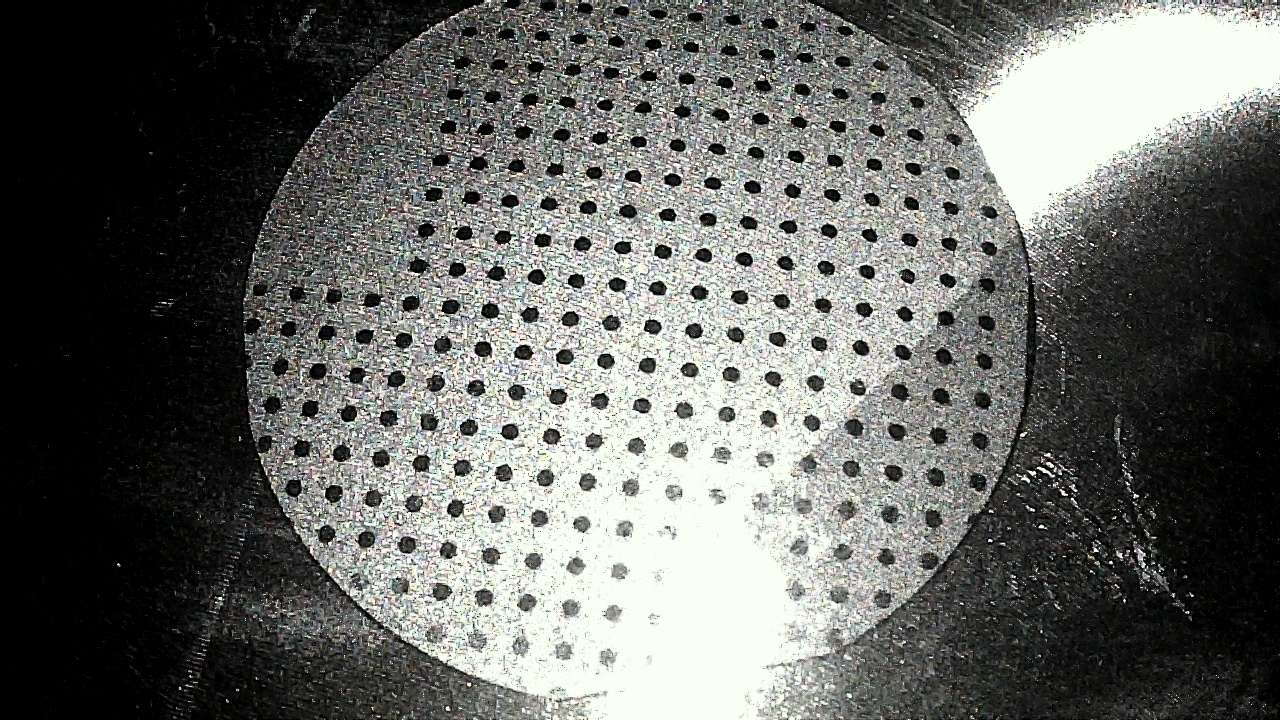
#> input picture frame.jpg, 1280 x 720 px
$ python twopointtemp.py
#> lines starting #> are read from the running program, lines starting #| are printed output that depends on the picture
### dataanalysis.py

# Finds the temperature from the polynomial models from previous videos.


import numpy as np
from numpy.polynomial import Polynomial as poly
import matplotlib.pyplot as plt

# Use Data analysis to calculate the contrast temperature ratio we expect.
# Use contrast and temp data to calculate polynomial fit.
def poly_temp(contrast, temp, deg):
    pol = poly.fit(contrast, temp, deg=deg)
    return pol

# Import a csv dataset of temp and contrast. Returns two lists of temp and contrasts.
def import_dataset(filename):
#> called with filename = '904nm_old.csv'
    temp = []
    contrast = []
    with open(filename, 'r') as f:
#> (reads 904nm_old.csv from the repository)
        f.readline()
        for line in f:
            t, c = line.split(",")
            temp.append(float(t))
            contrast.append(float(c))

    return temp, contrast

# Imports and then finds a polynomial based on a dataset csv.
def import_fit(filename, deg=5):
    temp, contrast = import_dataset(filename)
    p = poly_temp(contrast, temp, deg)

    return p


# Returns temp but forces values at edges to be the domain edge.
# [30 lines left out: functions find_temp, find_lastemp, find_ledtemp, not called in this run]

# want to take difference from a frame by choosing two points and then use these functions to give a temperature.

# Test doing so with LED and laser data that I have already.
"""
# Example code using led and laser polynomials.

ledtemp, ledcontrast = import_dataset("904nm_old.csv")
plt.scatter(ledcontrast, ledtemp, color='red', label='Led data')
led = poly_temp(ledcontrast, ledtemp, 5)
print(led)
ledx, ledy = led.linspace()
plt.plot(ledx, ledy, label='Polynomial Fit')
plt.legend()
plt.grid(True)
plt.show()

plt.close()

las = import_fit("940nm_old.csv", deg=3)
print(las)
lasx, lasy = las.linspace()
plt.plot(lasx, lasy, label="Laser fit")
plt.legend()
plt.grid(True)
plt.show()


"""

### twopointtemp.py
# Import a frame.
# Select two points.
# Determine a temperature from dataanalysis.

import cv2
import imageanalysis as iman
import dataanalysis as daan
import matplotlib.pyplot as plt
import matplotlib.animation as animation

loc = []

# Saves the location of a mouse click.
def save_loc(event, x, y, flags, param):
    global loc
    if event == cv2.EVENT_LBUTTONDOWN:
        loc.append((x,y))
        print(loc)

# Finds the grayscale value of a point on an image.
def find_value(frame, pt):
    x = pt[0]
    y = pt[1]
    return float(frame[y, x])

# Averages a square around the point to use as the diff reference.
def average_square(frame, pt):
    size = 5
    total = 0
    for i in range(pt[0]-size, pt[0]+size):
        for j in range(pt[1]-size, pt[1]+size):
            total += find_value(frame, (i, j))
    av = total/((size*2)**2)
    return av

# This function is called periodically from FuncAnimation
def animate(i, xs, ys):
    global ax

    # Limit x and y lists to 20 items
    xs = xs[-20:]
    ys = ys[-20:]

    # Draw x and y lists
    ax.clear()
    ax.plot(xs, ys)

    # Format plot
    plt.subplots_adjust(bottom=0.30)
    plt.title('Temp from model')
    plt.ylabel('Temperature (deg C)')


# Create figure for plotting


# go from existent image, eg frame.png
def find_temp_image(imgfilename, pol):
#> called with imgfilename = 'frame.jpg'
    global loc

    # Setup, find two points
    img = cv2.imread(imgfilename,0)
#> img: shape (720, 1280); min 0, max 255, mean 103.1

    cv2.namedWindow('image')
    cv2.setMouseCallback('image',save_loc)

    while(1):
        cv2.imshow('image', img)
        # Leave the loop if we hit the 'q' key.
        if cv2.waitKey(1) & 0xFF == ord('q'):
#> (key q is pressed here)
#> (reads 940nm_old.csv from the repository)
            break

        # If we have more than 2 points to compare with, find their diff and the temp.
        if len(loc) >= 2:
            v1 = average_square(img, loc[-1])
            v2 = average_square(img, loc[-2])
            print(v1, v2)
            diff = abs(v2 - v1)
            temp = pol(diff)
            print(diff, temp)


    cv2.destroyAllWindows()
    loc = []


# Find temp from a video loop like 'linesvid.mp4' and a polynomial fit.
def find_temp_video_loop(vidfilename, pol):
#> called with vidfilename = 'linesvid.mp4'
    global loc
    # Play the video, and track the mouse location.
    cap = cv2.VideoCapture(vidfilename)
    cv2.namedWindow('video')
    cv2.setMouseCallback('video',save_loc)

    # Create an updating graph.
    plt.ion()
    fig, ax = plt.subplots()
    hist_plot, = ax.plot([], [])
    xs = []
    temps = []

    loc = []

    # Video Loop
    loop = True
    while loop:
        while(cap.isOpened()):
            ret, img = cap.read()
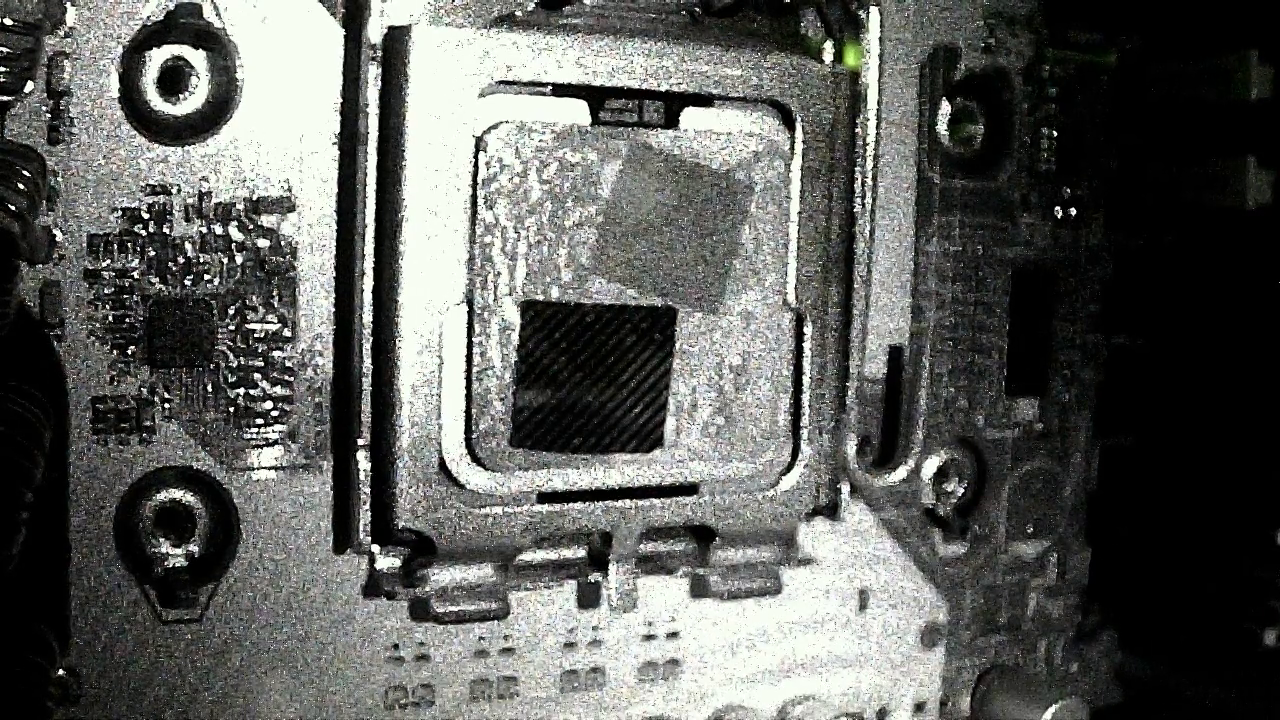
#> input picture frame 11 of linesvid.mp4, 1280 x 720 px
#> img is the input picture: shape (720, 1280, 3); mean B, G, R 91.2, 94.4, 93

            # Make sure a there is still video to read.
            if not ret:
                break

            # Convert the vid to grayscale.
            img = cv2.cvtColor(img,cv2.COLOR_BGR2GRAY)
#> img: shape (720, 1280)

            cv2.imshow('video', img)

            # If we have at least 2 points being watched...
            if len(loc) >= 2:
                # Find the avg val of the latest two points
                v1 = average_square(img, loc[-1])
                v2 = average_square(img, loc[-2])
                diff = abs(v2 - v1)
                print(v1, v2, diff)

                # Calculate a temp
                temp = pol(diff)
                # Count the graph, just gives an x axis.
                if len(xs) == 0:
                    xs.append(0)
                else:
                    xs.append(xs[-1]+1)
                temps.append(temp)
                print(temp)

                ax.clear()
                ax.plot(xs, temps, color='blue')
                ax.set_title('Modelled temperature')
                ax.set_ylabel('Temperature (C)')
                plt.draw()
                plt.pause(0.001)

            if cv2.waitKey(1) & 0xFF == ord('q'):
#> (key q is pressed here)
                loop = False
                break

        # Close and restart the video, best way to loop.
        cap.release()
        cap = cv2.VideoCapture(vidfilename)

    cap.release()
    plt.close()
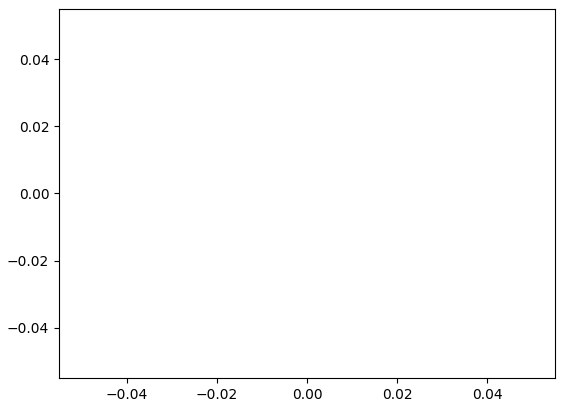
#> figure drawn by matplotlib, 1 panel
    cv2.destroyAllWindows()

    loc = []

las = daan.import_fit('904nm_old.csv')
find_temp_image('frame.jpg', las)

led = daan.import_fit("940nm_old.csv")
find_temp_video_loop("linesvid.mp4", las)

find_temp_video_loop(0, led)
#> (key Esc is pressed here)
